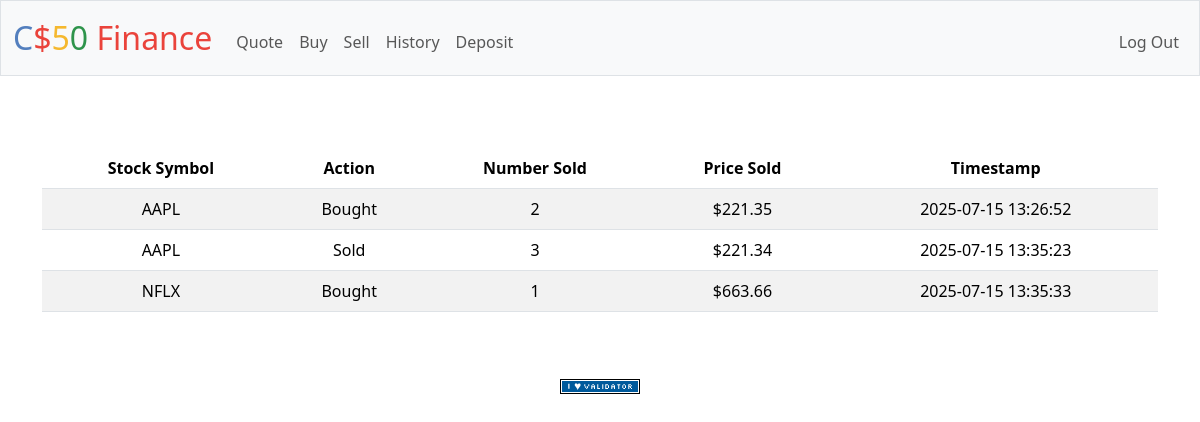
The app's page /history (signed in) with its own data.
### tables this page shows
CREATE TABLE transactions (id INTEGER PRIMARY KEY AUTOINCREMENT NOT NULL, users_id INTEGER NOT NULL, stock TEXT NOT NULL, action TEXT NOT NULL, owned INTEGER NOT NULL, price NUMERIC NOT NULL, timestamp DATETIME DEFAULT CURRENT_TIMESTAMP, FOREIGN KEY (users_id) REFERENCES users(id));

### app.py (the view)
@app.route("/history")
@login_required
def history():
    hstry = db.execute(
        "SELECT stock, action, owned, price, timestamp FROM transactions WHERE users_id = ?", session["user_id"])
    return render_template("history.html", hstry=hstry)

### app.py (called while the page is built)
@app.after_request
def after_request(response):
    response.headers["Cache-Control"] = "no-cache, no-store, must-revalidate"
    response.headers["Expires"] = 0
    response.headers["Pragma"] = "no-cache"
    return response

### helpers.py (called while the page is built)
def login_required(f):
    @wraps(f)
    def decorated_function(*args, **kwargs):
        if session.get("user_id") is None:
            return redirect("/login")
        return f(*args, **kwargs)
    return decorated_function

def usd(value):
    return f"${value:,.2f}"

### templates/history.html (shortened to what this page needs)
{% extends "layout.html" %}
{% block main %}
    <table class="table table-striped mt-4">
        <thead>
            <tr>
                <th>Stock Symbol</th>
                <th>Action</th>
                <th>Number Sold</th>
                <th>Price Sold</th>
                <th>Timestamp</th>
            </tr>
        </thead>
        <tbody>
            {% for row in hstry %}
            <tr>
                <td>{{row.stock}}</td>
                <td>{{row.action}}</td>
                <td>{{row.owned}}</td>
                <td>{{row.price | usd}}</td>
                <td>{{row.timestamp }}</td>
            </tr>
            {% endfor %}
        </tbody>
    </table>
{% endblock %}

### records on screen
transactions: stock "AAPL", action "Bought", owned "2", price "$221.35", timestamp "2025-07-15 13:26:52"
transactions: stock "AAPL", action "Sold", owned "3", price "$221.34", timestamp "2025-07-15 13:35:23"
transactions: stock "NFLX", action "Bought", owned "1", price "$663.66", timestamp "2025-07-15 13:35:33"
